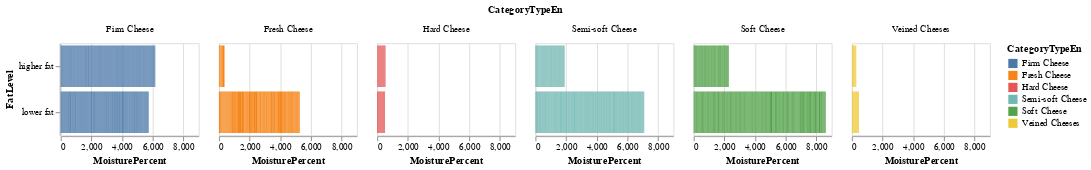

This figure's notebook cell:
### Code cell
(alt.Chart(non_null_df).mark_bar().encode(alt.X('MoisturePercent:Q'),
                                           alt.Y('FatLevel:N'),
                                           alt.Color('CategoryTypeEn')).properties(width=150, height=100)).facet('CategoryTypeEn:N')

### Figure 1 — Vega-Lite specification as saved in the notebook (floating-point values rounded to 4 significant figures; data arrays with more than 128 entries replaced by an {"elided": "..."} marker saying what was removed)
{"config": {"view": {"continuousWidth": 400, "continuousHeight": 300}}, "data": {"name": "data-8fc53ca251e9a9b7df403d8fa0d23dea"}, "facet": {"type": "nominal", "field": "CategoryTypeEn"}, "spec": {"mark": "bar", "encoding": {"color": {"type": "nominal", "field": "CategoryTypeEn"}, "x": {"type": "quantitative", "field": "MoisturePercent"}, "y": {"type": "nominal", "field": "FatLevel"}}, "height": 100, "width": 150}, "$schema": "https://vega.github.io/schema/vega-lite/v4.8.1.json", "datasets": {"data-8fc53ca251e9a9b7df403d8fa0d23dea": {"elided": "833 records"}}}
